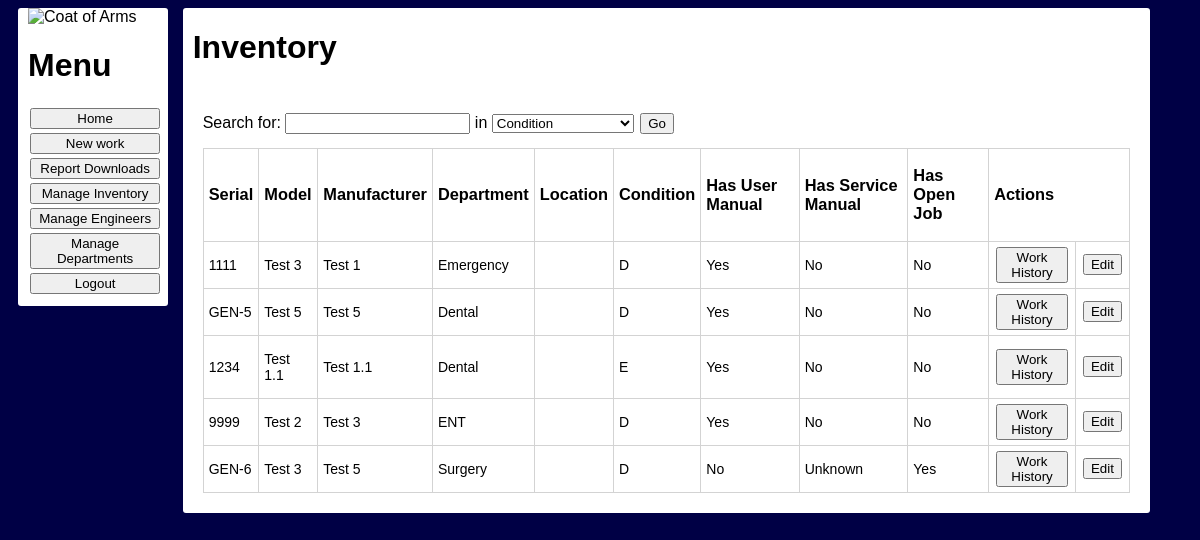
The page /inventory (signed in) on the database its author committed.
### src/data_defintions.py (models this page shows, shortened)
class Updateable(object):
    def update(self, **vals):
        for param, value in vals.items():
            setattr(self, param, value)

class Equipment(database.Model, Updateable):
    __tablename__ = "equipment"
    serial_number = Column(TEXT, primary_key=True)
    manufacturer = Column(TEXT, nullable = True)
    model_number = Column(TEXT, nullable = True)
    department = Column(INTEGER, ForeignKey(Department.id),  nullable=False)
    location = Column(INTEGER, ForeignKey(Location.id), nullable = True)
    equipment_type = Column(TEXT, nullable=True)
    condition = Column(CHAR, nullable=False)
    has_user_manual = Column(INTEGER, nullable=False)
    has_service_manual = Column(INTEGER, nullable=False)
    has_open_job = Column(BOOLEAN,  nullable=False)

class Department(database.Model):
    __tablename__="departments"
    id = Column(INTEGER,primary_key=True)
    name = Column(TEXT, nullable=False)
    is_deleted = Column(BOOLEAN, nullable=False, default=False)
    def get_id(self):
        return self.id
    def get_name(self):
        return self.name

### Inventory_app.py (the view)
@inventory_app.route('/inventory', methods=["get", "post"])
def inventory():
    if not session.get('logged_in'):
        return redirect(url_for('login'))
    fields = [(attr, attr.replace("_"," ").title()) for attr in dir(Equipment) if not callable(getattr(Equipment,attr)) \
              and not attr.startswith("_") and attr not in ['query','metadata']]
    items = None
    if request.method == "POST":
        attr = getattr(Equipment, request.form["field"])
        items = data_man.search_items(attr, request.form['search'])
    else:
        items = data_man.get_invenotry()
    return render_template('inventory.html',
                           items=items,
                           depart_dict = data_man.departments_as_dict(),
                           location_dict = data_man.locations_as_dict,
                           equipment_conditions=equipment_conditions,
                           fields=fields)

### src/datamanager.py (called while the page is built)
    def get_invenotry(self):
        session = self._DBsession()
        inven = session.query(Equipment).all()
        session.close()
        return inven

    def departments_as_dict(self):
        session = self._DBsession()
        deps = session.query(Department).all()
        return {d.get_id(): d.get_name() for d in deps}

### templates/inventory.html (shortened to what this page needs)
<!DOCTYPE html>
<html lang="en">
<link rel="stylesheet" href="/static/main_style.css" type="text/css">
<head>
    {% from 'macro.html' import main_menu %}
</head>
<body>
    <div class="main_content">
        {{ main_menu() }}
        <div class="content">
            <h1>Inventory</h1>
            <div id="inventory_table">
                <form method="post">
                    <p style="display: inline-block;">Search for:</p>
                    <input style="display: inline-block;"type="text" name="search">
                    <p style="display: inline-block;"> in </p>
                    <select style="display: inline-block;" name="field">
                        {% for field, name in fields %}
                            <option value="{{ field }}">{{ name }}</option>
                        {% endfor %}
                    </select>
                    <button name="submit">Go</button>
                </form>
                <table>
                    <tbody>
                        <tr>
                            <td>
                                <h3>Serial</h3>
                            </td>
                            <td>
                                <h3>Model</h3>
                            </td>
                            <td>
                                <h3>Manufacturer</h3>
                            </td>
                            <td>
                                <h3>Department</h3>
                            </td>
                            <td>
                                <h3>Location</h3>
                            </td>
                            <td>
                                <h3>Condition</h3>
                            </td>
                            <td>
                                <h3>Has User Manual</h3>
                            </td>
                            <td>
                                <h3>Has Service Manual</h3>
                            </td>
                            <td>
                                <h3>Has Open Job</h3>
                            </td>
                            <td colspan="2">
                                    <h3>Actions</h3>
                            </td>
                        </tr>
                        {% for item in items %}
                            <tr>
                                <td>
                                    <p>{{ item.serial_number }}</p>
                                </td>
                                <td>
                                    <p>{{ item.model_number }}</p>
                                </td>
                                <td>
                                    <p>{{ item.manufacturer }}</p>
                                </td>
                                <td>
                                    <p>{{ depart_dict[item.department] }}</p>
                                </td>
                                <td>
                                </td>
                                <td>
                                    <p>{{ item.condition }}</p>
                                </td>
                                {%  set status = {1:"Yes", 0:"No", 2:"Unknown"} %}
                                <td>
                                    <p>{{ status[item.has_user_manual] }}</p>
                                </td>
                                <td>
                                    <p>{{ status[item.has_service_manual] }}</p>
                                </td>
                                <td>
                                    <p>{{ status[item.has_open_job] }}</p>
                                </td>
                                <td>
                                    <a  href="/work_history?sn={{ item.serial_number }}" ><button type="button">Work History</button></a>
                                </td>
                                <td>
                                    <a href="/new_device?sn={{ item.serial_number }}"><button>Edit</button></a>
                                </td>
                            </tr>
                        {% endfor %}
                    </tbody>
                </table>
            </div>
        </div>
    </div>
</body>
</html>

### static/main_style.css (style rules this page uses)
body { background-color: #000045; font-family: Trebuchet MS, Tahoma, Verdana, Arial, sans-serif; font-size: 16px; }
div { background-color: white; border-radius: 3px; vertical-align: top; padding: 10px; overflow-x: hidden; }
button { margin: 2px; }
table, tr, td { border: solid 1px lightgray; border-collapse: collapse; font-size: 14px; }
td { padding-right: 5px; padding-left: 5px; }
.main_content { background-color: transparent; display: inline-block; width: 100%; padding: 0px; }
.content { vertical-align: top; padding-top: 0px; display: inline-block; width: 80%; }

### rows shown on the page
Equipment: serial_number "1111", model_number "Test 3", manufacturer "Test 1", department.name "Emergency", condition "D", has_user_manual "Yes", has_service_manual "No", has_open_job "No"
Equipment: serial_number "GEN-5", model_number "Test 5", manufacturer "Test 5", department.name "Dental", condition "D", has_user_manual "Yes", has_service_manual "No", has_open_job "No"
Equipment: serial_number "1234", model_number "Test 1.1", manufacturer "Test 1.1", department.name "Dental", condition "E", has_user_manual "Yes", has_service_manual "No", has_open_job "No"
Equipment: serial_number "9999", model_number "Test 2", manufacturer "Test 3", department.name "ENT", condition "D", has_user_manual "Yes", has_service_manual "No", has_open_job "No"
Equipment: serial_number "GEN-6", model_number "Test 3", manufacturer "Test 5", department.name "Surgery", condition "D", has_user_manual "No", has_service_manual "Unknown", has_open_job "Yes"

### other values the page prints
form field field "Condition"
